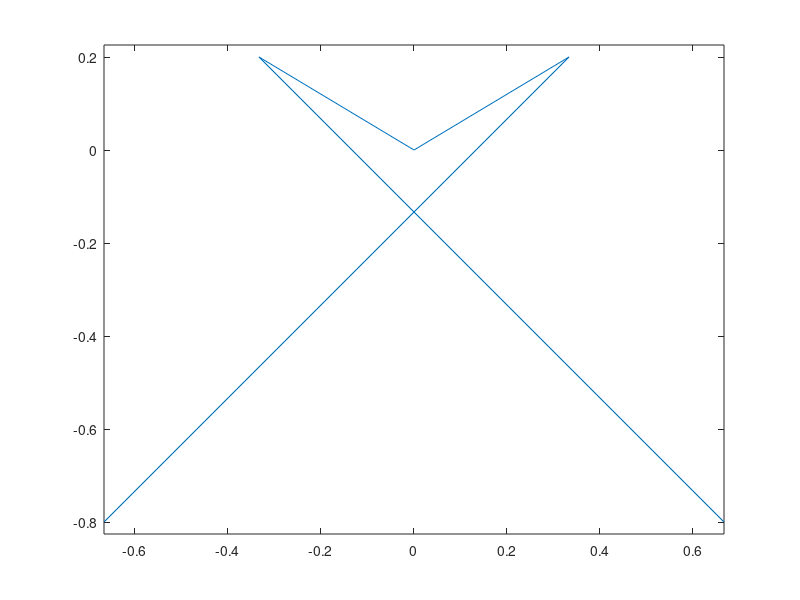

This figure's MATLAB source:

A = [-2/3 -4/5;
    1/3 1/5;
    0 0;
    -1/3 1/5;
    2/3 -4/5
];

plot(A(:,1),A(:,2),".")
plot(A(:,1),A(:,2))
axis equal
B = diff(A)
% plot(B(:,1),B(:,2),".")
% plot(B(:,1),B(:,2))